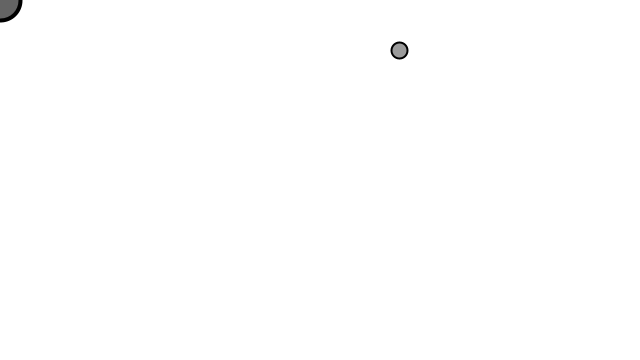
Frame 1 (no input)
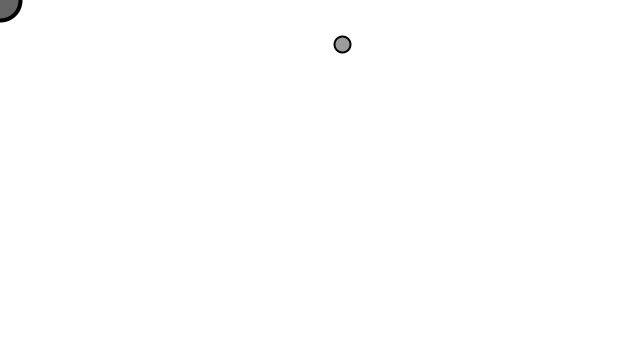
Frame 60 (the mouse pressed at the canvas centre just before this capture)
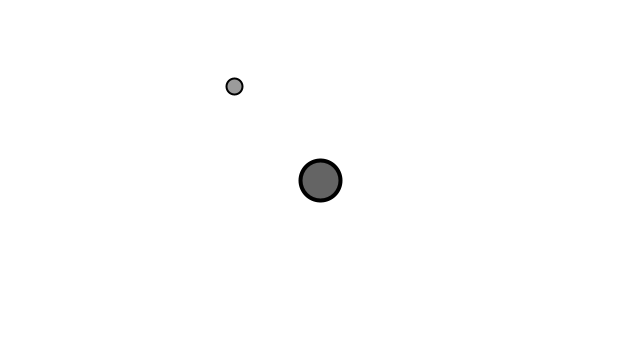
Frame 120 (the mouse held since frame 60 and released just before this capture)

The Processing sketch that drew these frames (run headless with seeded random() and noise(); from frame 60 on, the mouse is pressed at the canvas centre):

// Processing sketch: adding_Atrractor_class
// ── adding_Atrractor_class.pde
Mover m;
Attractor a;

void setup() {
  size(640,360);
  m = new Mover(); 
  a = new Attractor();
}

void draw() {
  background(255);

  PVector force = a.attract(m);
  m.applyForce(force);
  m.update();
  
  a.drag();
  a.hover(mouseX,mouseY);
 
  a.display();
  m.display();
}

void mousePressed() {
  a.clicked(mouseX,mouseY); 
}

void mouseReleased() {
  a.stopDragging(); 
}

// ── attractor.pde
class Attractor {
  float mass;
  float G;
  PVector location;
  boolean dragging = false;
  boolean rollover = false;
  PVector dragOffset;

  Attractor() {
    location = new PVector(width/2, height/2);
    mass = 20;
    G = 1;
    dragOffset = new PVector(0.0, 0.0);
  }

  PVector attract(Mover m) {
    PVector force = PVector.sub(location, m.position);
    float d = force.mag();
    d = constrain(d, 5.0, 25.0);
    force.normalize();
    float strenght = (G * mass * m.mass) / (d * d);
    force.mult(strenght);
    return force;
  }

  void display() {
    ellipseMode(CENTER);
    strokeWeight(4);
    stroke(0);
    if (dragging) fill(50);
    else if (rollover) fill(100);
    else fill(175, 200);
    ellipse(location.x, location.y, mass*2, mass*2);
  }

  void clicked(int mx, int my) {
    float d = dist(mx, my, location.x, location.y);
    if (d < mass) {
      dragging = true;
      dragOffset.x = location.x - mx;
      dragOffset.y = location.y - my;
    }
  }

  void hover(int mx, int my) {
    float d = dist(mx, my, location.x, location.y);
    if (d < mass) rollover = true;
    else rollover = false;
  }

  void stopDragging() {
    dragging = false;
  }

  void drag() {
    location.x = mouseX + dragOffset.x;
    location.y = mouseY + dragOffset.y;
  }
}

// ── mover.pde
class Mover {

  // position, velocity, and acceleration 
  PVector position;
  PVector velocity;
  PVector acceleration;

  // Mass is tied to size
  float mass;

  Mover() {
    mass = 1;
    position = new PVector(400, 50);
    velocity = new PVector(0, 0);
    acceleration = new PVector(0, 0);
  }

  // Newton's 2nd law: F = M * A
  // or A = F / M
  void applyForce(PVector force) {
    // Divide by mass 
    PVector f = PVector.div(force, mass);
    // Accumulate all forces in acceleration
    acceleration.add(f);
  }

  void update() {

    // Velocity changes according to acceleration
    velocity.add(acceleration);
    // position changes by velocity
    position.add(velocity);
    // We must clear acceleration each frame
    acceleration.mult(0);
  }

  // Draw Mover
  void display() {
    stroke(0);
    strokeWeight(2);
    fill(127, 200);
    ellipse(position.x, position.y, mass*16, mass*16);
  }

  // Bounce off bottom of window
  void checkEdges() {
    if (position.y > height) {
      velocity.y *= -0.9;  // A little dampening when hitting the bottom
      position.y = height;
    }
  }
}
